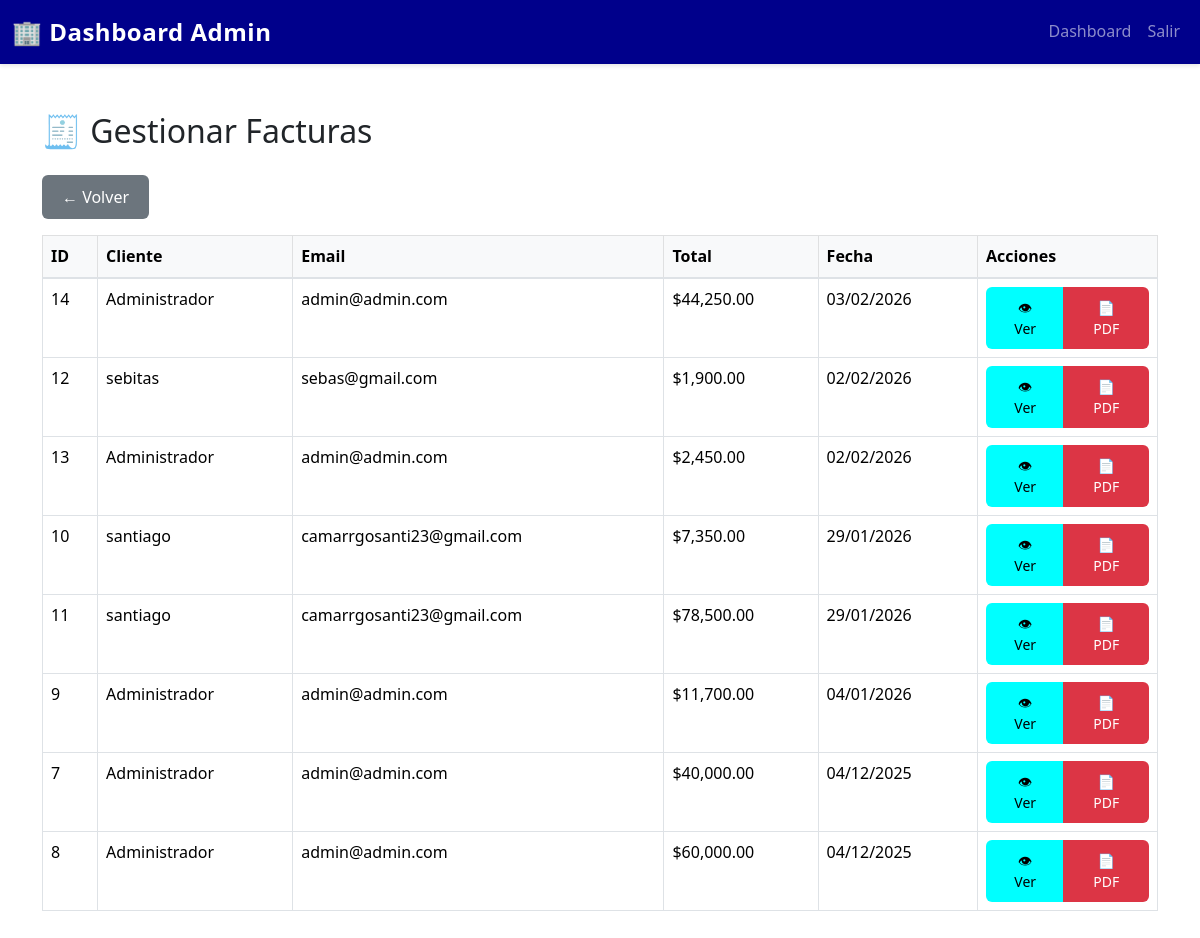
Page /FRONTEND/index.php?route=admin/factura/listar (signed in) on the earlier database version.
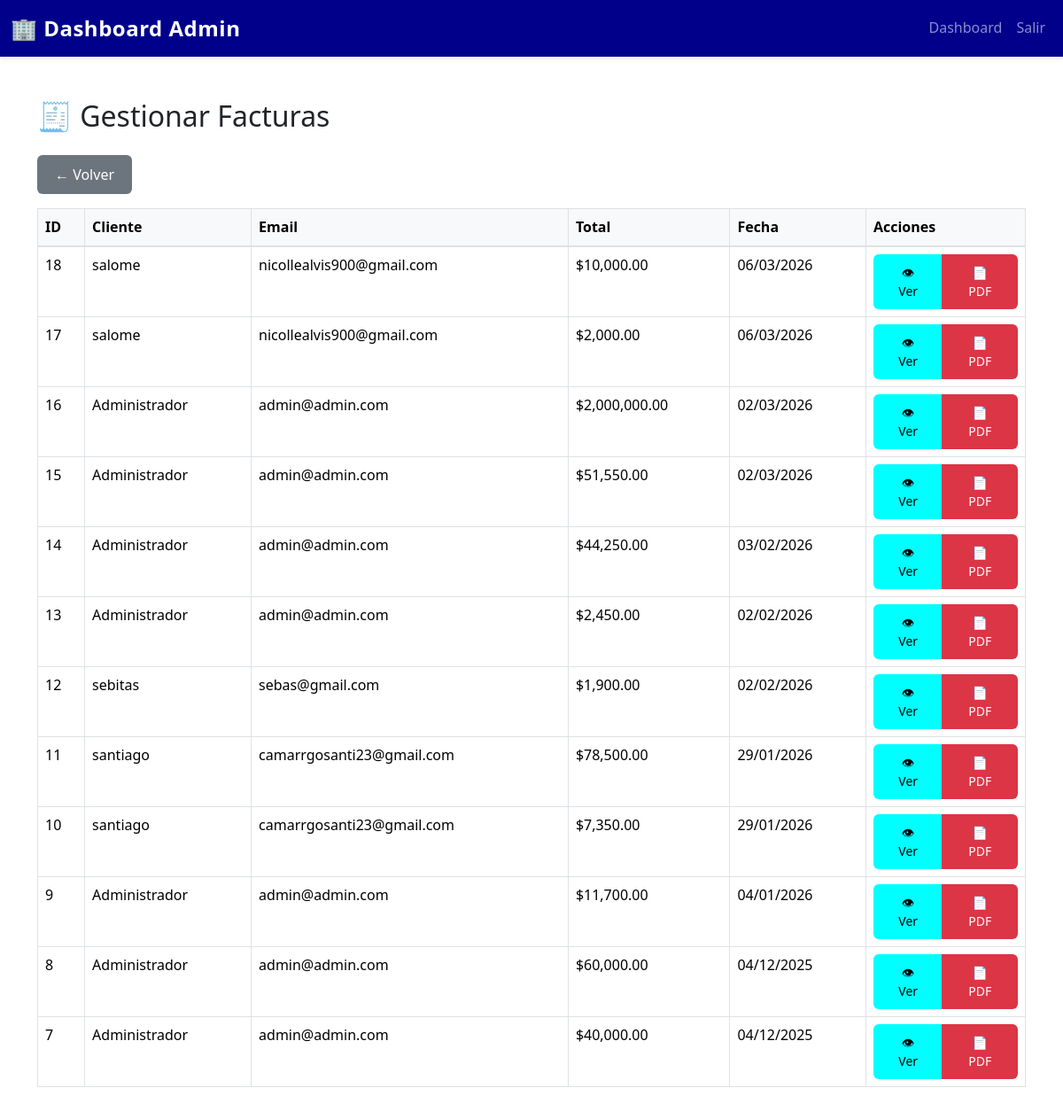
Same page on the later database version.
### tables this page shows
CREATE TABLE `factura` (
  `idFACTURA` int(11) NOT NULL,
  `fechaFACTURA` date DEFAULT NULL,
  `idUSUARIO` int(11) DEFAULT NULL,
  `totalFACTURA` int(11) DEFAULT NULL
);

CREATE TABLE `usuario` (
  `idUSUARIO` int(11) NOT NULL,
  `numdocUSUARIO` int(11) DEFAULT NULL,
  `tipodocumenUSUARIO` varchar(20) DEFAULT NULL,
  `nomUSUARIO` varchar(30) DEFAULT NULL,
  `direcUSUARIO` varchar(120) DEFAULT NULL,
  `telUSUARIO` int(11) DEFAULT NULL,
  `emailUSUARIO` varchar(40) DEFAULT NULL,
  `pass` varchar(255) DEFAULT NULL,
  `rolUSUARIO` enum('admin','usuario','empleado') DEFAULT 'usuario',
  `cargoUSUARIO` varchar(20) DEFAULT NULL,
  `reset_token` varchar(255) DEFAULT NULL COMMENT 'Token para recuperaci?n de contrase?a',
  `reset_token_expira` datetime DEFAULT NULL COMMENT 'Fecha de expiraci?n del token',
  `fecha_creacion` timestamp NOT NULL DEFAULT current_timestamp() COMMENT 'Fecha de creaci?n del usuario',
  `fecha_actualizacion` timestamp NOT NULL DEFAULT current_timestamp() ON UPDATE current_timestamp() COMMENT 'Fecha ?ltima actualizaci?n'
);

### FRONTEND/models/FacturaModel.php (called while the page is built, shortened)
<?php
class FacturaModel {
    private $db;
    public function __construct($database) {
        $this->db = $database;
    }
    public function obtenerTodas() {
        $query = "SELECT f.*, u.nomUSUARIO, u.emailUSUARIO
                  FROM factura f
                  JOIN usuario u ON f.idUSUARIO = u.idUSUARIO
                  ORDER BY f.fechaFACTURA DESC";
        $stmt = $this->db->prepare($query);
        $stmt->execute();
        return $stmt->fetchAll(PDO::FETCH_ASSOC);
    }
}

### FRONTEND/controllers/FacturaController.php (called while the page is built, shortened)
<?php
class FacturaController {
    private $facturaModel;
    public function __construct($facturaModel, $detalleSalidaModel, $carritoModel, $productoModel) {
        $this->facturaModel = $facturaModel;
    }
   public function listarAdmin() {
    $facturas = $this->facturaModel->obtenerTodas();
    $totalPaginas = 1;
    return [
        'view' => 'views/admin/listar_factura.php',
        'facturas' => $facturas,
        'totalPaginas' => $totalPaginas
    ];
}
}

### FRONTEND/views/admin/listar_factura.php (the view, shortened to what this page needs)
<?php
$dashboard = ($_SESSION['usuario_rol'] === 'admin')
    ? 'admin/dashboard'
    : 'empleado/dashboard';
require_once __DIR__ . '/../../models/FacturaModel.php';
$db = new Database();
$conn = $db->connect();
$facturaModel = new FacturaModel($conn);
$facturas = $facturaModel->obtenerTodas();
?>
<!DOCTYPE html>
<html lang="es">
<head>
    <link href="https://cdn.jsdelivr.net/npm/bootstrap@5.3.0/dist/css/bootstrap.min.css" rel="stylesheet">
    <link rel="stylesheet" href="assets/css/styles.css">
</head>
<body>
<nav class="navbar navbar-expand-lg navbar-dark bg-dark-blue">
    <div class="container-fluid">
        <a class="navbar-brand fw-bold" href="index.php?route=admin/dashboard">
            🏢 Dashboard Admin
        </a>
        <div class="collapse navbar-collapse" id="navbarNav">
            <ul class="navbar-nav ms-auto">
                <li class="nav-item">
                    <a class="nav-link" href="index.php?route=admin/dashboard">Dashboard</a>
                </li>
                <li class="nav-item">
                    <a class="nav-link" href="index.php?route=logout">Salir</a>
                </li>
            </ul>
        </div>
    </div>
</nav>
<div class="container my-5">
    <h2 class="mb-4">🧾 Gestionar Facturas</h2>
    <a href="index.php?route=<?= $dashboard ?>" class="btn btn-secondary mb-3">
        ← Volver
    </a>
    <table class="table table-bordered table-hover">
        <thead class="table-light">
            <tr>
                <th>ID</th>
                <th>Cliente</th>
                <th>Email</th>
                <th>Total</th>
                <th>Fecha</th>
                <th style="width: 180px;">Acciones</th>
            </tr>
        </thead>
        <tbody>
        <?php if (!empty($facturas)) : ?>
            <?php foreach ($facturas as $f): ?>
                <tr>
                    <td><?= $f['idFACTURA'] ?></td>
                    <td><?= htmlspecialchars($f['nomUSUARIO']) ?></td>
                    <td><?= htmlspecialchars($f['emailUSUARIO']) ?></td>
                    <td>$<?= number_format($f['totalFACTURA'], 2) ?></td>
                    <td><?= date('d/m/Y', strtotime($f['fechaFACTURA'])) ?></td>
                    <td>
                        <div class="btn-group">
                            <a href="index.php?route=admin/factura/ver&id=<?= $f['idFACTURA'] ?>"
                               class="btn btn-sm btn-info">
                                👁 Ver
                            </a>
                            <a href="pdf/factura.php?id=<?= $f['idFACTURA'] ?>"
                               class="btn btn-sm btn-danger" target="_blank">
                                📄 PDF
                            </a>
                        </div>
                    </td>
                </tr>
            <?php endforeach; ?>
        <?php endif; ?>
        </tbody>
    </table>
</div>
</body>
</html>

Differences in the rows shown:
added factura: idFACTURA "18", idUSUARIO.nomUSUARIO "salome", idUSUARIO.emailUSUARIO "nicollealvis900@gmail.com", totalFACTURA "10,000.00", fechaFACTURA "06/03/2026"
added factura: idFACTURA "17", idUSUARIO.nomUSUARIO "salome", idUSUARIO.emailUSUARIO "nicollealvis900@gmail.com", totalFACTURA "2,000.00", fechaFACTURA "06/03/2026"
added factura: idFACTURA "16", idUSUARIO.nomUSUARIO "Administrador", idUSUARIO.emailUSUARIO "admin@admin.com", totalFACTURA "2,000,000.00", fechaFACTURA "02/03/2026"
added factura: idFACTURA "15", idUSUARIO.nomUSUARIO "Administrador", idUSUARIO.emailUSUARIO "admin@admin.com", totalFACTURA "51,550.00", fechaFACTURA "02/03/2026"
shown differently, row unchanged: factura id 13: moves up the list
shown differently, row unchanged: factura id 11: moves up the list
shown differently, row unchanged: factura id 8: moves up the list
